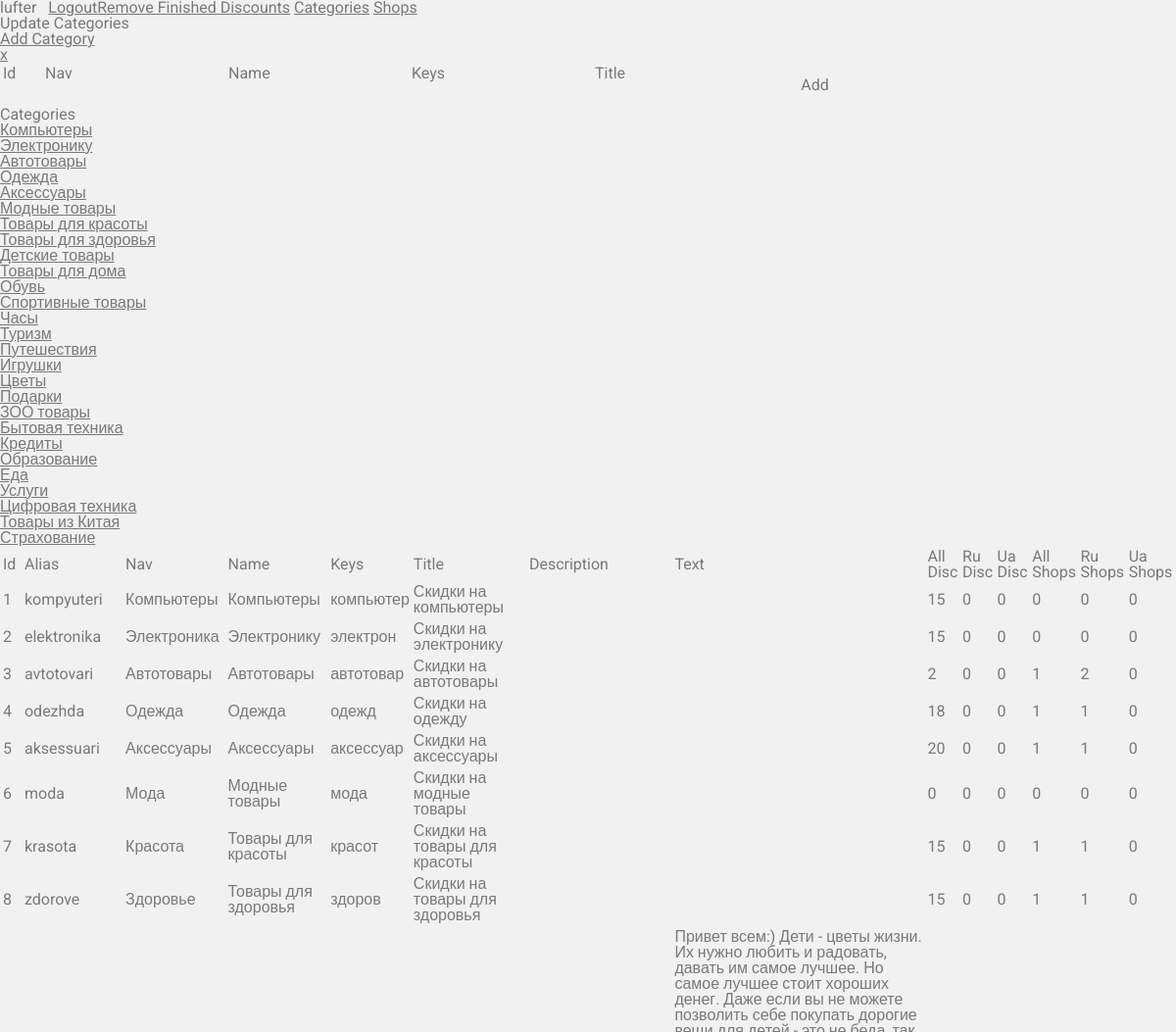
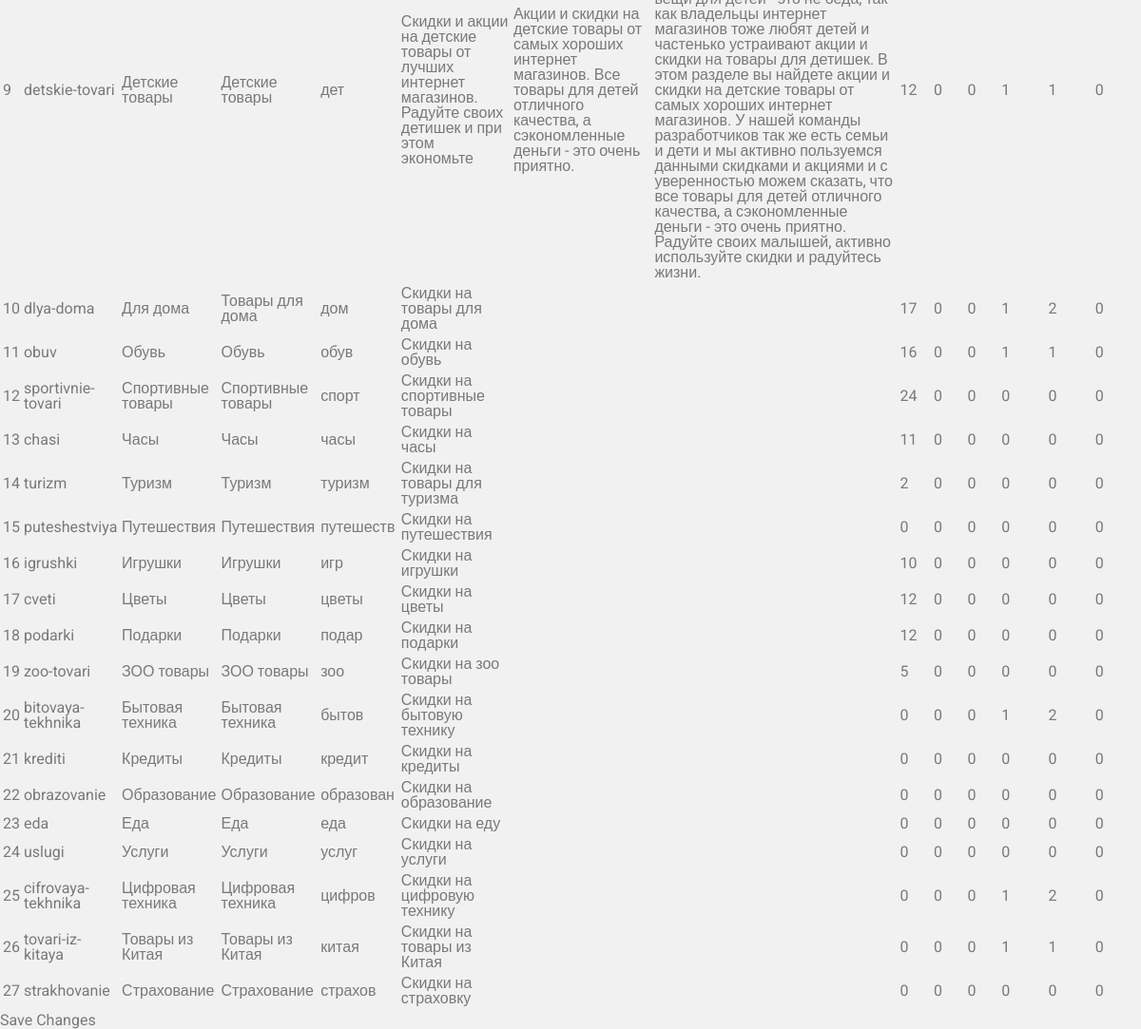
/sys?route=categories&action=rfd (signed in), run on an earlier commit of the app's database (2 pictures, top to bottom).
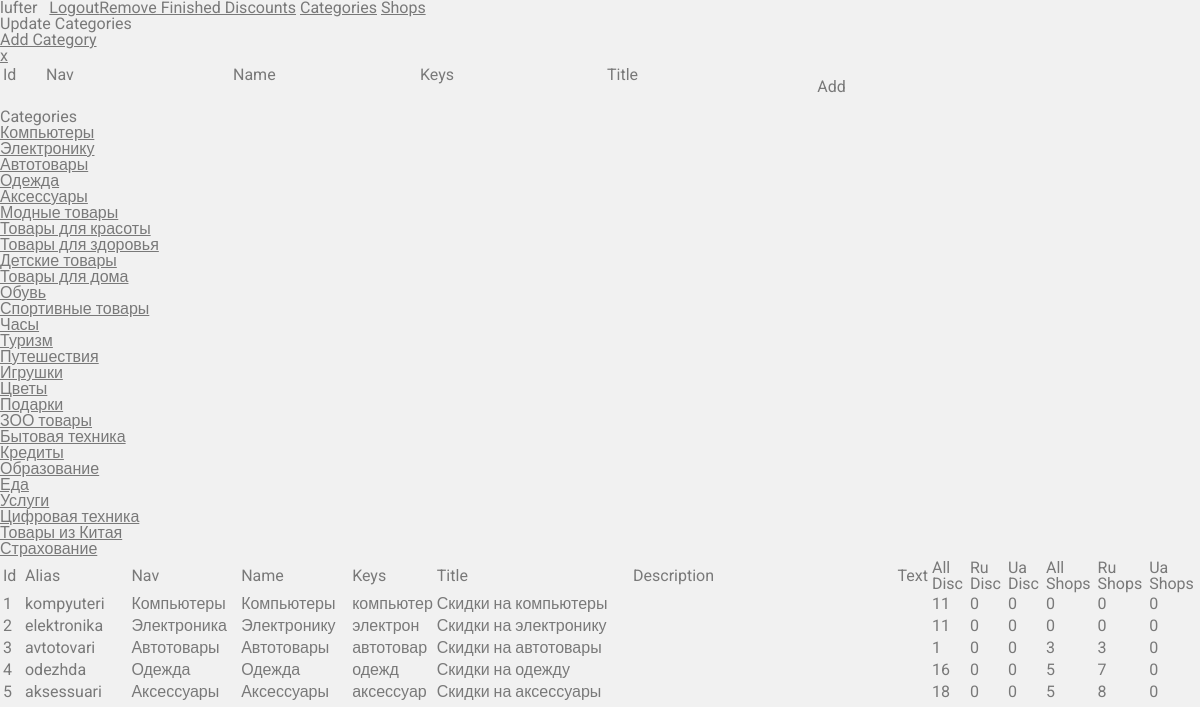
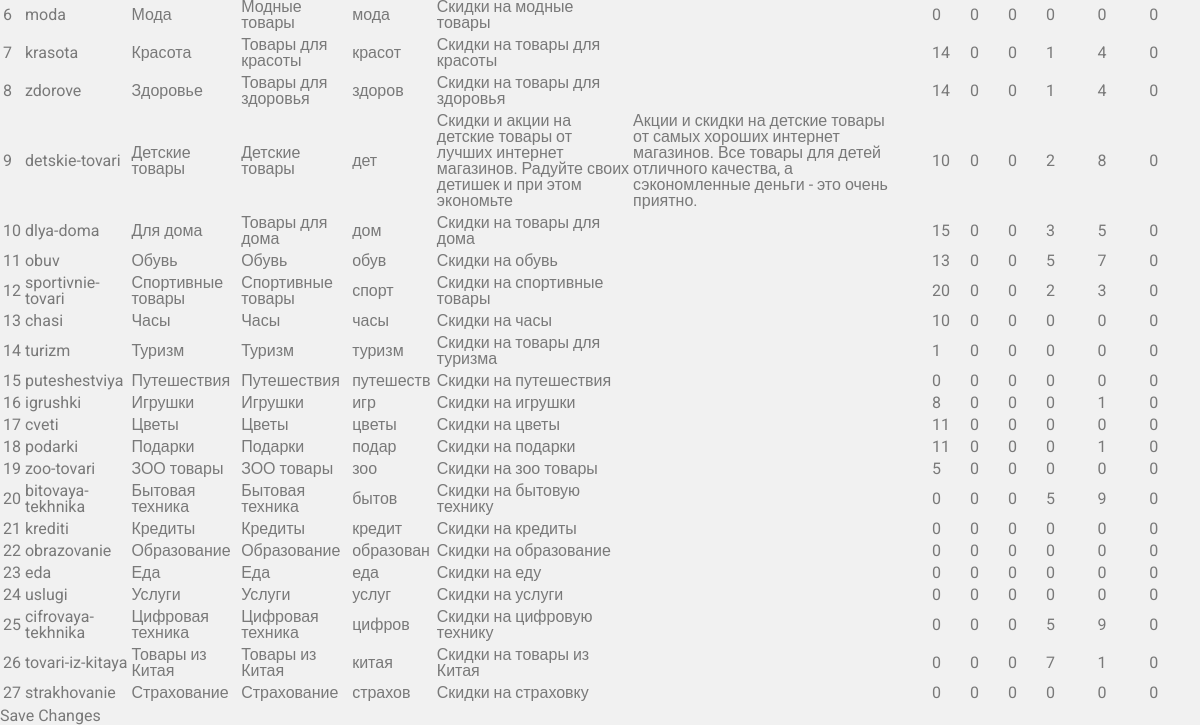
And on a later commit of the database (2 pictures, top to bottom).
### tables this page shows
CREATE TABLE `categories` (
  `id` mediumint(8) UNSIGNED NOT NULL,
  `alias` varchar(255) NOT NULL,
  `nav` varchar(255) NOT NULL,
  `name` varchar(255) NOT NULL,
  `title` varchar(255) NOT NULL,
  `description` varchar(255) NOT NULL,
  `text` text NOT NULL,
  `all_qnt` smallint(5) UNSIGNED NOT NULL,
  `ru_qnt` smallint(5) UNSIGNED NOT NULL,
  `ua_qnt` smallint(5) UNSIGNED NOT NULL,
  `name_shops` varchar(255) NOT NULL,
  `title_shops` varchar(255) NOT NULL,
  `description_shops` varchar(255) NOT NULL,
  `text_shops` text NOT NULL,
  `all_shops` smallint(5) UNSIGNED NOT NULL,
  `ru_shops` smallint(5) UNSIGNED NOT NULL,
  `ua_shops` smallint(5) UNSIGNED NOT NULL,
  `key_s` varchar(255) NOT NULL
);

### sys/categories.php (the view, shortened to what this page needs)
<?php
if(!empty($_POST['add_cat']) || !empty($_POST['update_cats']) || (!empty($_GET['action']) && $_GET['action'] == 'rfd')){
	$pre = $db->db->prepare('SELECT * FROM categories');
	$pre->execute();
	$pre = $pre->fetchAll(PDO::FETCH_ASSOC);
}
$show = $db->db->prepare('SELECT * FROM categories');
$show->execute();
$show = $show->fetchAll(PDO::FETCH_ASSOC);
include('header.php');
?>
<a href="#add category" id="fixed-top-btn" class="btn">Add Category</a>
<div id="fixed-top-block">
<a href="#close" id="fixed-top-close" class="btn">x</a>
<form class="upd-cats" action="" method="POST">
<table>
<tr>
	<td>Id</td>
	<td>Nav</td>
	<td>Name</td>
	<td>Keys</td>
	<td>Title</td>
	<td rowspan="2"><input style="width:75px !important" type="submit" value="Add"></td>
</tr>
<tr>
	<td><input style="width:39px" type="text" name="param[id]" value=""></td>
	<td><input type="text" name="param[nav]" value=""></td>
	<td><input type="text" name="param[name]" value=""></td>
	<td><input type="text" name="param[key_s]" value=""></td>
	<td><input type="text" name="param[title]" value=""></td>
</tr>
</table>
</form>
</div>
<div class="links">
	Categories
	<ul>
	<?php
	foreach($show as $link){
		echo '<li><a href="#row'.$link['id'].'">'.$link['name'].'</a></li>';
	}
	?>
	</ul>
</div>
<?php
echo '<form class="upd-cats" action="" method="POST">
<table>
<input type="hidden" name="update_cats" value="true">
<tr><td>Id</td><td>Alias</td><td>Nav</td><td>Name</td><td>Keys</td><td>Title</td><td>Description</td><td>Text</td><td>All Disc</td><td>Ru Disc</td><td>Ua Disc</td><td>All Shops</td><td>Ru Shops</td><td>Ua Shops</td></tr>';
foreach($show as $show){
	echo '<tr id="row'.$show['id'].'" data-id="'.$show['id'].'" ';
	echo '><td id="id'.$show['id'].'">'.$show['id'].'</td><td>'.$show['alias'].'</td><td id="nav'.$show['id'].'">'.$show['nav'].'</td><td id="name'.$show['id'].'">'.$show['name'].'</td><td id="key_s'.$show['id'].'">'.$show['key_s'].'</td><td id="title'.$show['id'].'">'.$show['title'].'</td><td id="description'.$show['id'].'">'.$show['description'].'</td><td id="text'.$show['id'].'">'.$show['text'].'</td><td>'.$show['all_qnt'].'</td><td>'.$show['ru_qnt'].'</td><td>'.$show['ua_qnt'].'</td><td>'.$show['all_shops'].'</td><td>'.$show['ru_shops'].'</td><td>'.$show['ua_shops'].'</td><tr>';
}
echo '</table>
<input class="upd-cats-btn" type="submit" value="Save Changes"></form>';

What changed in the data, as far as the page shows it:
changed categories "Компьютеры": all_qnt "15" → "11"
changed categories "Электронику": all_qnt "15" → "11"
changed categories "Автотовары": all_qnt "2" → "1"; all_shops "1" → "3"; ru_shops "2" → "3"
changed categories "Одежда": all_qnt "18" → "16"; all_shops "1" → "5"; ru_shops "1" → "7"
changed categories "Аксессуары": all_qnt "20" → "18"; all_shops "1" → "5"; ru_shops "1" → "8"
changed categories "Товары для красоты": all_qnt "15" → "14"; ru_shops "1" → "4"
changed categories "Товары для здоровья": all_qnt "15" → "14"; ru_shops "1" → "4"
changed categories "Детские товары": all_qnt "12" → "10"; all_shops "1" → "2"; ru_shops "1" → "8"; text "Привет всем:) Дети - цветы жизни. Их нужно любить и радовать, давать им самое лучшее. Но самое лучшее стоит хороших денег. Даже если вы не можете позволить себе покупать дорогие вещи для детей - это не беда, так как владельцы интернет магазинов тоже любят детей и частенько устраивают акции и скидки на товары для детишек. В этом разделе вы найдете акции и скидки на детские товары от самых хороших интернет магазинов. У нашей команды разработчиков так же есть семьи и дети и мы активно пользуемся данными скидками и акциями и с уверенностью можем сказать, что все товары для детей отличного качества, а сэкономленные деньги - это очень приятно. Радуйте своих малышей, активно используйте скидки и…" → (not shown)
changed categories "Товары для дома": all_qnt "17" → "15"; all_shops "1" → "3"; ru_shops "2" → "5"
changed categories "Обувь": all_qnt "16" → "13"; all_shops "1" → "5"; ru_shops "1" → "7"
changed categories "Спортивные товары": all_qnt "24" → "20"; all_shops "0" → "2"; ru_shops "0" → "3"
changed categories "Часы": all_qnt "11" → "10"
changed categories "Туризм": all_qnt "2" → "1"
changed categories "Игрушки": all_qnt "10" → "8"; ru_shops "0" → "1"
changed categories "Цветы": all_qnt "12" → "11"
changed categories "Подарки": all_qnt "12" → "11"; ru_shops "0" → "1"
changed categories "Бытовая техника": all_shops "1" → "5"; ru_shops "2" → "9"
changed categories "Цифровая техника": all_shops "1" → "5"; ru_shops "2" → "9"
changed categories "Товары из Китая": all_shops "1" → "7"
